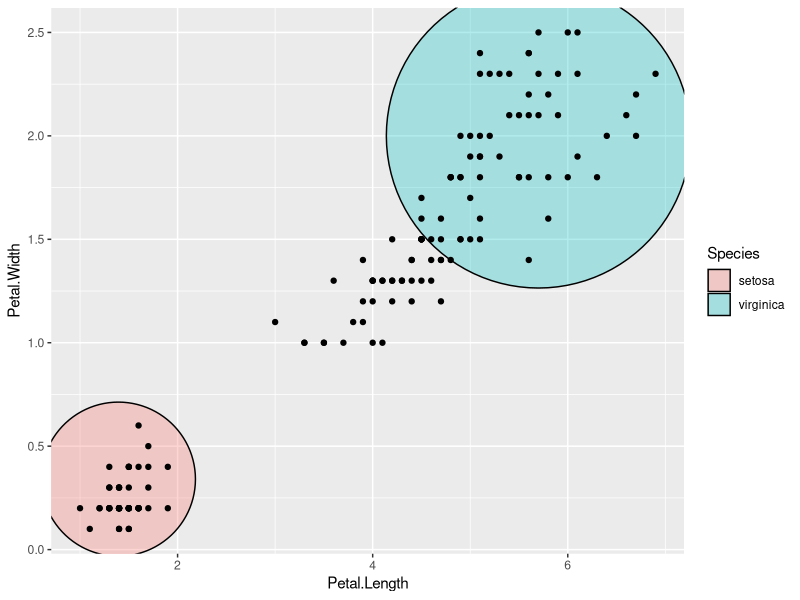
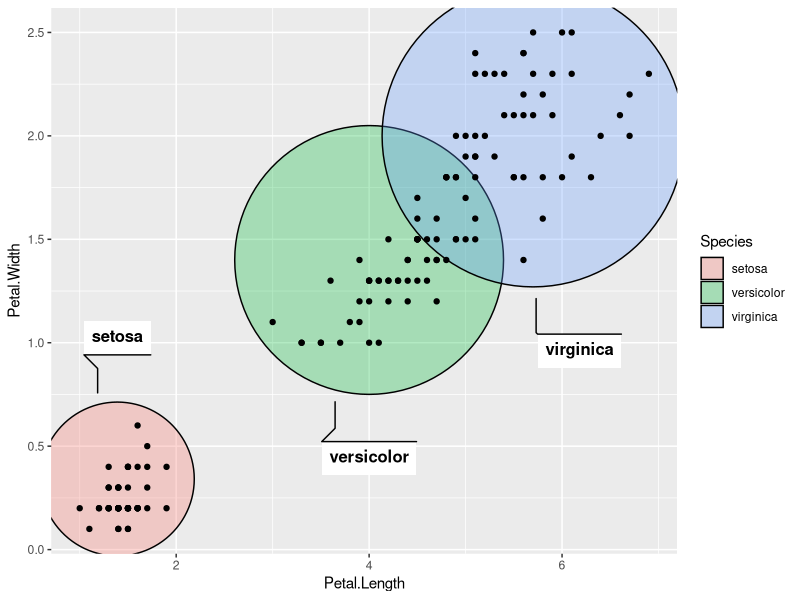
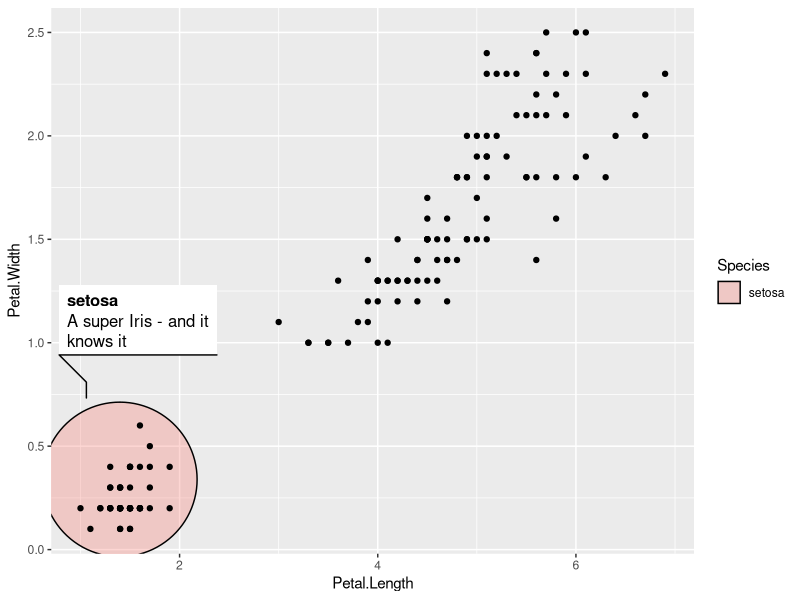
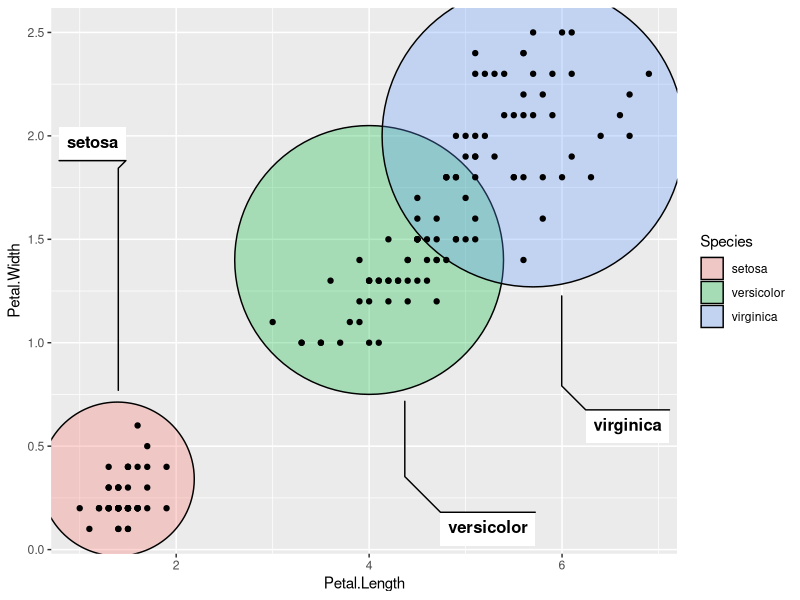
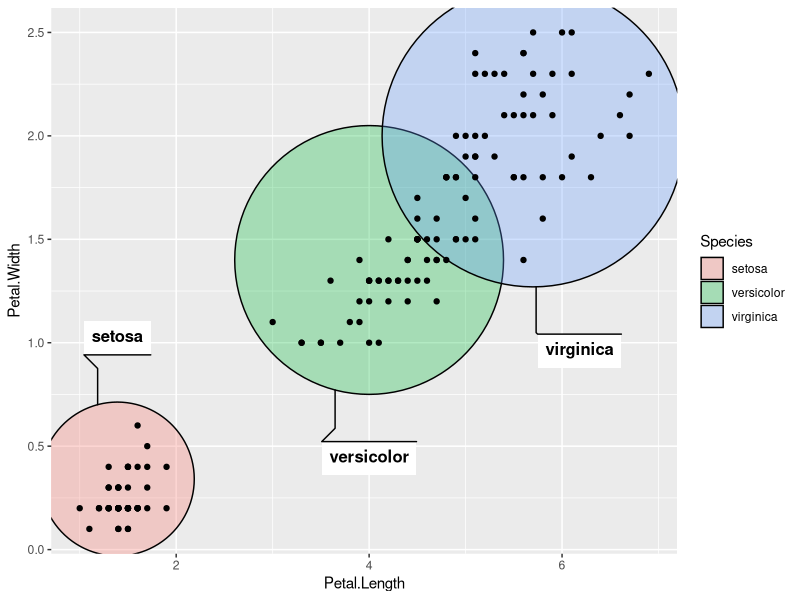

Recreate these plots in R, in order.
library(ggforce)


### Name: geom_mark_circle
### Title: Annotate areas with circles
### Aliases: geom_mark_circle

### ** Examples

ggplot(iris, aes(Petal.Length, Petal.Width)) +
  geom_mark_circle(aes(fill = Species, filter = Species != 'versicolor')) +
  geom_point()

# Add annotation
ggplot(iris, aes(Petal.Length, Petal.Width)) +
  geom_mark_circle(aes(fill = Species, label = Species)) +
  geom_point()

# Long descriptions are automatically wrapped to fit into the width
iris$desc <- c(
  'A super Iris - and it knows it',
  'Pretty mediocre Iris, but give it a couple of years and it might surprise you',
  "You'll never guess what this Iris does every Sunday"
)[iris$Species]

ggplot(iris, aes(Petal.Length, Petal.Width)) +
  geom_mark_circle(aes(fill = Species, label = Species, description = desc,
                       filter = Species == 'setosa')) +
  geom_point()

# Change the buffer size to move labels farther away (or closer) from the
# marks
ggplot(iris, aes(Petal.Length, Petal.Width)) +
  geom_mark_circle(aes(fill = Species, label = Species),
                   label.buffer = unit(30, 'mm')) +
  geom_point()

# The connector is capped a bit before it reaches the mark, but this can be
# controlled
ggplot(iris, aes(Petal.Length, Petal.Width)) +
  geom_mark_circle(aes(fill = Species, label = Species),
                   con.cap = 0) +
  geom_point()
